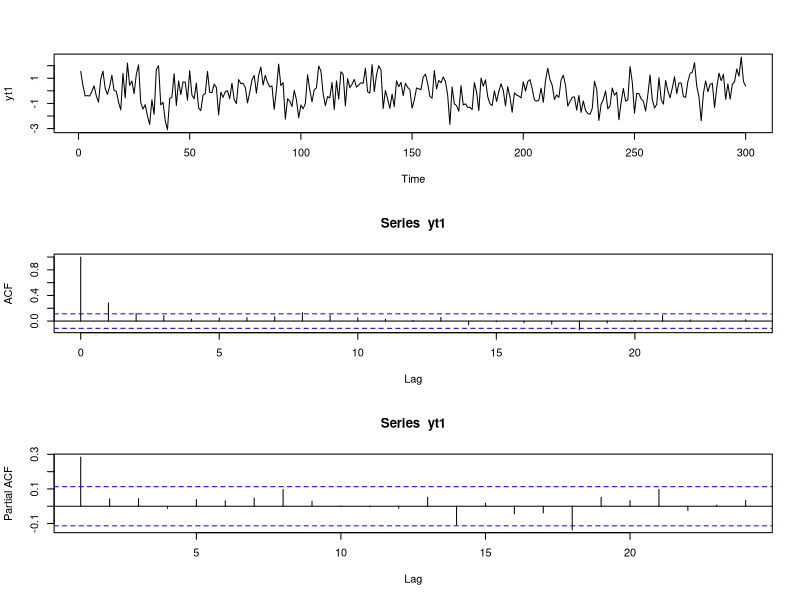

The R source for this figure:

#Function of simulation random samples and resampling by grouped bootstrap
#Function of simulation random samples
simulasi = function(psi,n) {
  N = n+100
  at = rnorm(N,0,1)
  yt = matrix(nrow=N,ncol=1)
  yt[1]=at[1]
  for (i in 2:N) {
    yt[i]=psi*yt[i-1]+at[i]
  }
  yt1=yt[101:N]
par(mfrow=c(3,1))
ts.plot(yt1)
acf(yt1)
pacf(yt1)
list(yt1=yt1)
}

#Function of grouped/divided sample to prepare for bootstrap/resampling
bagi = function(m,s){
  blok=matrix(nrow=m,ncol=s)
  data = simulasi(0.3,300)
  n =length(data)
  for (i in 1:n){
  for (j in 1:m){
    i=j
    a = s*i-(s-1)
    b = s*i
    blok[j,]=data$yt1[a:b]
  }
  }
  list(blok=blok)
}
w=bagi(60,5)
